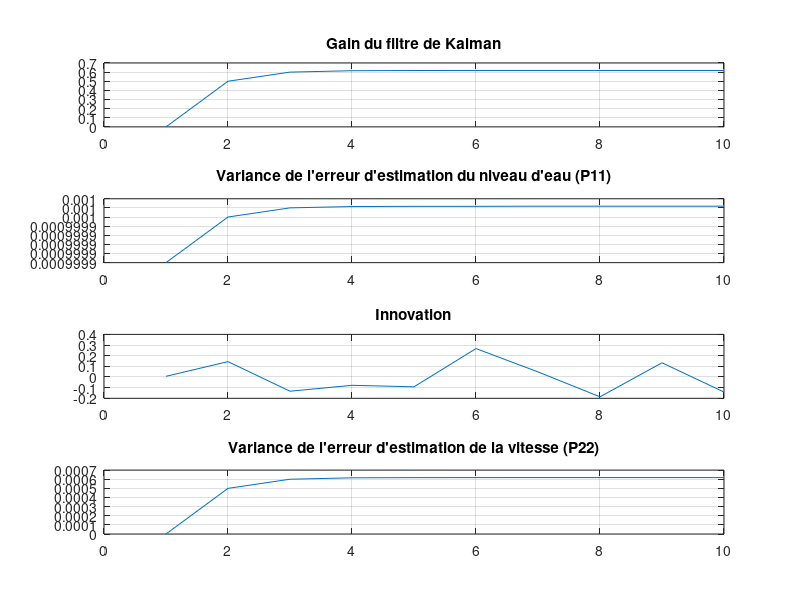
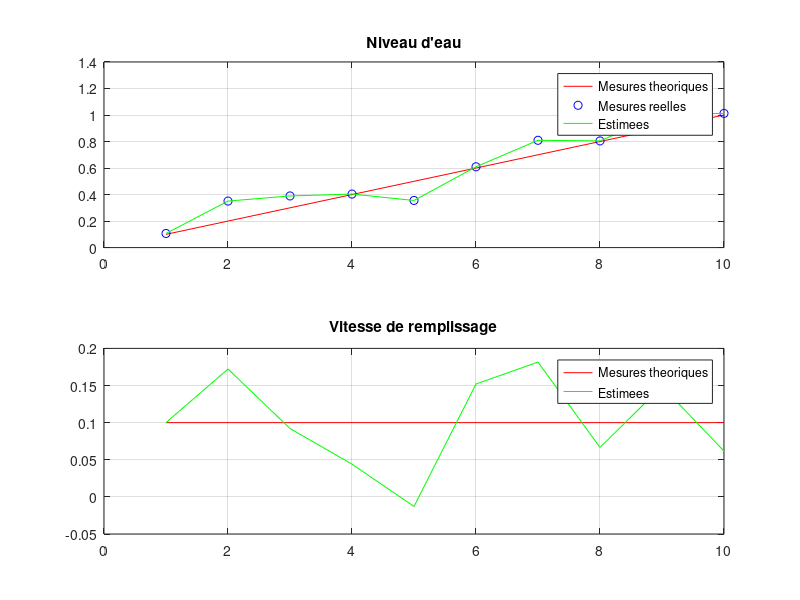

MATLAB code for these plots, in order:
clear all
close all 
clc
 
%% Constantes
N = 10;
fe = 1;
Te = 1/fe;
time = (Te:Te:N);

delta_T = 1;
vit_remplissage = 0.1;

%% Modele dynamique
L = 1;
%Z_th = [0.0,0.1,0.2,0.3,0.4,0.5,0.6,0.7,0.8,0.9]';
%Z = [0.0, 0.09, 0.21, 0.35, 0.39, 0.54, 0.62, 0.74, 0.82, 0.88]';

Z_th = vit_remplissage * time';
std_V_reel = 0.1;
V_reel = std_V_reel * randn(N,1);
Z = Z_th + V_reel;

dimEtat = 2;
A = [ 1 delta_T; 
      0 1];
B = 0;
u = 0;

%Covariance du bruit d'etat
Q = 10*eye(dimEtat);

%Covariance du bruit de mesure
dimMesure = 1;
H = [1 0];
R = 1E-3*eye(dimMesure);

%Estimation initiale
X0_estime = [0. .1]';
P0_estime = [1E-3 0; 0 1E-3];

%Creation des vecteurs
X_kalman = zeros(N+1,dimEtat);

Innovation = zeros(N+1,1);
K = zeros(N+1,2);

P = zeros(N+1,2,2);

%Initialisation
P_courant = P0_estime;
X_courant = X0_estime;

P(1,:,:) = P0_estime;
X_kalman(1,:) = X0_estime;
K(1,:) = (P_courant*H') / ((H*P_courant)*H' + R);

for k = 1:N*fe
    %Prediction
    X_courant = A*X_courant + B*u;
    P_courant = A*P_courant*A' + Q;
    
    %Correction
    K_courant = (P_courant*H')/(H*P_courant*H' + R);
    Innovation_courant = Z(k) - H*X_courant;
    X_courant = X_courant + K_courant*Innovation_courant;
    P_courant = (eye(dimEtat) - K_courant*H)*P_courant;
    
    %Sauvegarde des donnees
    X_kalman(k+1,:) = X_courant';
    K(k+1,:) = K_courant';
    Innovation(k+1,:) = Innovation_courant';
    P(k+1,:,:) = P_courant;
end

figure
subplot(411)
plot(time,K(2:end,2))
title('Gain du filtre de Kalman')
grid on

subplot(412)
plot(time,P(2:end,1))
title('Variance de l''erreur d''estimation du niveau d''eau (P11)')
grid on

subplot(413)
plot(time,Innovation(2:end))
title('Innovation')
grid on

subplot(414)
plot(time,P(2:end,2))
title('Variance de l''erreur d''estimation de la vitesse (P22)')
grid on


figure
subplot(211)
plot(time,Z_th,'r')
hold on
plot(time,Z,'ob')
hold on
plot(time, X_kalman(2:end,1),'g')
title('Niveau d''eau')
grid on
legend('Mesures theoriques', 'Mesures reelles', 'Estimees')

subplot(212)
plot(time,vit_remplissage*ones(N,1),'r')
hold on
plot(time,X_kalman(2:end,2),'g')
title('Vitesse de remplissage')
grid on
legend('Mesures theoriques', 'Estimees')
